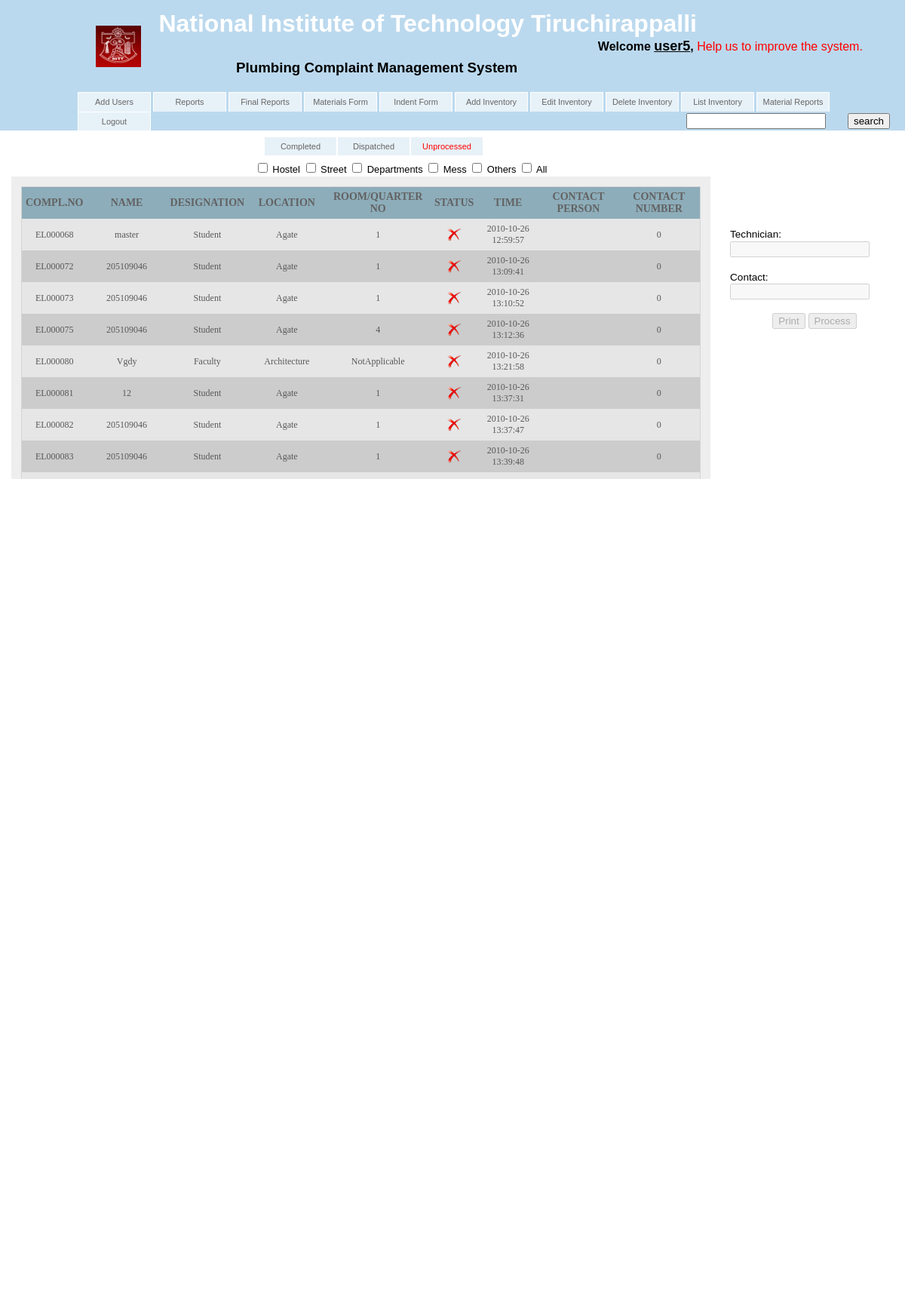
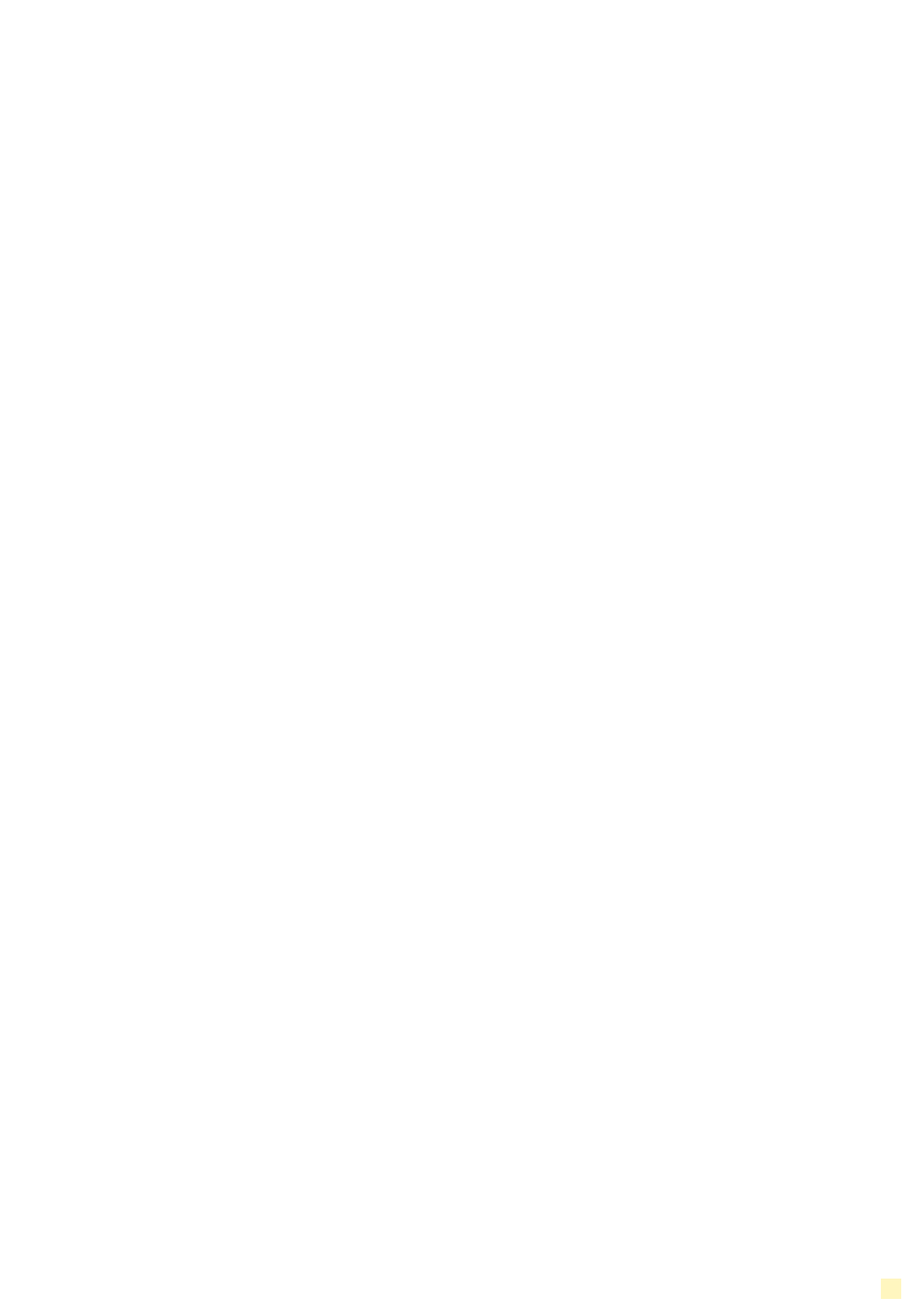
The page /proj/unprocessed.php (signed in) on the database its author committed (2 pictures, top to bottom).
### tables this page shows
CREATE TABLE IF NOT EXISTS `complaints` (
  `username` varchar(100) NOT NULL,
  `id` bigint(20) unsigned NOT NULL auto_increment,
  `name` varchar(50) NOT NULL,
  `designation` varchar(50) NOT NULL,
  `location` varchar(50) NOT NULL,
  `description` tinyint(4) NOT NULL,
  `time` timestamp NOT NULL default CURRENT_TIMESTAMP,
  `processed` tinyint(1) NOT NULL default '0',
  `area` tinyint(2) NOT NULL,
  `department` varchar(50) NOT NULL,
  `room` varchar(50) NOT NULL,
  `timing` tinyint(3) unsigned NOT NULL,
  `availablefrom` varchar(1000) NOT NULL,
  `availableto` varchar(1000) NOT NULL,
  `contact` varchar(20) NOT NULL,
  `email` varchar(50) NOT NULL,
  `contactPerson` varchar(100) NOT NULL,
  `contactNumber` varchar(255) NOT NULL,
  `descText` mediumtext NOT NULL,
  `finishedTime` text NOT NULL,
  `dispatchedTime` text NOT NULL,
  PRIMARY KEY  (`id`)
);

### proj/unprocessed.php (the view, shortened to what this page needs)
<?php
require_once('conn.php');
?>
<?php
		$sql="Select Count(*) from complaints";
		if(1)
		{
			$sql="Select id,name,designation,location,description,processed,area,time, contactPerson, contactNumber, room,availablefrom,availableto,contact from complaints ";
			$status="and";
			$sql.="where ( 1=1 ";
			$status.=" processed=0";
			if ($status=="and")
			$sql.=") ";
			else
			$sql.=$status.") ";
			$sql.=" and (1=1 ";
			$loc="and";
			if ($loc=="and")
			$sql.=") ";
			else
			$sql.=$loc.") ";
			$sql.=" order by time ASC ";
		}
		else
		$sql="Select id,name,designation,location,description,processed,area,time, contactPerson, contactNumber, room,timing,availablefrom,availableto,contact from complaints where processed=0";
		$result=mysql_query($sql,$conn);
?>
<?php require_once('header.php') ?>
<div id="menu" >
  <ul id="nav1">
  <?php
  echo '<a href="completed.php"><center>Completed</center></a><a href="dispatched.php"><center>Dispatched</center></a><a href="unprocessed.php"><center><font color=red>Unprocessed</font></center></a>';
   ?>
   </ul>
 </div>
<br>
<form name="form1" method="post" onsubmit="return validate() && getTime()">
	<div id="content">
            <input type="checkbox" onclick="this.form.submit();" name="loc1" id="loc1"  <?php if (isset($_POST['loc1'])) echo "checked" ?> <?php if (isset($_POST['allloc'])) echo "checked disabled" ?>/>
            <label for="loc1">Hostel</label>
            <input type="checkbox" onclick="this.form.submit();" name="loc2" id="loc2" <?php if (isset($_POST['loc2'])) echo "checked" ?> <?php if (isset($_POST['allloc'])) echo "checked disabled" ?>/>
            <label for="loc2">Street</label>
            <input type="checkbox" onclick="this.form.submit();" name="loc3" id="loc3" <?php if (isset($_POST['loc3'])) echo "checked" ?> <?php if (isset($_POST['allloc'])) echo "checked disabled" ?>/>
            <label for="loc3">Departments</label>
            <input type="checkbox" onclick="this.form.submit();" name="loc4" id="loc4" <?php if (isset($_POST['loc4'])) echo "checked" ?> <?php if (isset($_POST['allloc'])) echo "checked disabled" ?>/>
            <label for="loc4">Mess</label>
            <input type="checkbox" onclick="this.form.submit();" name="loc5" id="loc5" <?php if (isset($_POST['loc5'])) echo "checked" ?> <?php if (isset($_POST['allloc'])) echo "checked disabled" ?>/>
            <label for="loc5">Others</label>
            <input type="checkbox" name="allloc" id="allloc" <?php if (isset($_POST['allloc'])) echo "checked" ?> onclick="chkclick(this,'loc'); this.form.submit();"/>
            <label for="allloc">All</label>
    <div id="n1right">
<table align="center" width="80%" id="table1">
<tr>
<th>Compl.No</th>
<th>Name</th>
<th>Designation</th>
<th>Location</th>
<th>Room/Quarter No</th>
<th>Status</th>
<th>Time</th>
<th>Contact Person</th>
<th>Contact Number</th>
</tr>
<?php
	$i = 0;
	while($row=mysql_fetch_array($result))
	{
?>
<tr <?php if($i%2) { ?> style="background:#CCCCCC" <?php } else { ?> <?php }?> onmouseover="rowover(this,'<?php echo $i ?>','<?php echo $row['time']?>','<?php echo $row['contact']?>')" onmouseout="rowout(this,'<?php if($i%2) echo '#CCCCCC'; else echo '#e6e6e6'; ?>','<?php echo $row['id'] ?>')" <?php if($row['processed']!='2') {?>onclick="rowclick(this,'<?php echo $row['id']?>')"<?php } ?>>
<td align="center"><?php echo "EL".str_pad($row['id'],6,"0",STR_PAD_LEFT) ?></td>
<td align="center"><?php echo $row['name'] ?></td>
<td align="center"><?php echo $row['designation'] ?></td>
<td align="center"><?php echo $row['location'] ?></td>
<td align="center"><?php echo $row['room'] ?></td>
<td align="center"><?php
$src1="images/unprocessed.png";
		if ($row['processed']=='1')
		echo "<image src='dispatched.jpeg'></img>";
		else if($row['processed']=='2')
		echo "<image src='finished.jpeg'></img> ";
		else
		echo "<img src='$src1'height='20' width='20' border='0'alt='' alt='' />";
 ?></td>
<td align="center"><?php echo $row['time'] ?></td>
<td align="center"><?php echo $row['contactPerson'] ?></td>
<td align="center"><?php echo $row['contactNumber'] ?></td>
</tr>
<?php
$i++;
}
?>
</table><br />
</div>
</div>
<div  class="box" id="left">
<div id = "incharge" style="margin-left:8px;"><br />
<br /><br />Technician:<?php echo '&nbsp&nbsp&nbsp&nbsp&nbsp&nbsp&nbsp&nbsp&nbsp&nbsp&nbsp'; ?><input disabled = "true" type = 'text' id = 'inchargeName' name = 'inchargeName' />
<br /><br />Contact:<?php echo '&nbsp&nbsp&nbsp&nbsp&nbsp&nbsp&nbsp&nbsp&nbsp&nbsp&nbsp&nbsp&nbsp&nbsp&nbsp'; ?><input disabled = "true" type = 'text' id = 'inchargeContact' name = 'inchargeContact' />
<br /><br />
</div>
<div id="printDisplay" align="center" >
<input type="submit" name="print" disabled = "true" id = "printBtn" value="Print" />
<input type="submit" name="process" id = "processedBtn" disabled = "true" value="Process" onClick="return validate1()" />
</div>
<div class="box" id="optiondiv" style="position:fixed; right:5px; max-width:200px; bottom:-2px;">
	</div>
</div>
</form>
<form name="formSearch" method="post">
<input style="position:absolute;top:150px;right:105px;" type="input" id = "searchText" name="process3" />
<input style="position:absolute;top:150px;right:20px;" type="submit" id = "searchBtn" name="nm" value="search" />
</form>
</body>
</html>

### proj/style/style.css (style rules this page uses)
html,body { margin:0;padding:0 }
body { font: 85%/1.3 TrebuchetMS,Arial,sans-serif; text-align: left;background: #fff;padding-bottom:20px }
a { color: #0066B3; background: inherit; text-decoration: none; }
div#header h1,div#menu { width:1000px;margin:0 auto;text-align:left }
ul#nav1,ul#nav1 li { list-style-type:none;margin:0 250px 8px ;padding:0 }
ul#nav1 { font-size: 81% }
ul#nav1 a { float:left;width: 95px;padding: 5px 0;background: #E7F1F8;text-decoration:none;color: #666; border-top : 1px solid #fff; border-left : 1px solid #fff; border-right : 1px solid #fff; }
#n1right { float: left; width: 77%; max-height: 375px; overflow-y: scroll; overflow-x: scroll; padding: 1em; margin-bottom: 1.2em; background: #eee; text-align: justify; }
#left { float: right; width: 20%; margin: 0 0 10px 0; }
#left .box { padding: 1em; margin: 0 0 1em 0; background : #FFF6BF; }
#content { font: 95%/1.3 TrebuchetMS,Arial,sans-serif; margin: 0 auto; padding: 15px; background: #fff; }
ul { padding: 0; margin: 0; }
#table1 { width:auto; border : 1px solid #D4D4D4; border-top : 1px solid #D4D4D4; border-bottom : 1px solid #D4D4D4; border-collapse : collapse; }
#table1 th { padding : 5px 5px; background:#8DADBA; font-family:verdana; font-size : 14px; text-transform : uppercase; text-align : center; color : #626262; }
#table1 td { padding : 0 5px; }
#table1 tbody td, tbody th { padding : 6px; }
#table1 tbody tr { background-color: #E6E6E6; font-family:verdana; font-size : 12px; text-transform : none; text-align : left; color : #585858; }

### rows shown on the page
complaints: id "000068", name "master", designation "Student", location "Agate", room "1", processed 0 (drawn), time "2010-10-26 12:59:57", contactNumber "0"
complaints: id "000072", name "205109046", designation "Student", location "Agate", room "1", processed 0 (drawn), time "2010-10-26 13:09:41", contactNumber "0"
complaints: id "000073", name "205109046", designation "Student", location "Agate", room "1", processed 0 (drawn), time "2010-10-26 13:10:52", contactNumber "0"
complaints: id "000075", name "205109046", designation "Student", location "Agate", room "4", processed 0 (drawn), time "2010-10-26 13:12:36", contactNumber "0"
complaints: id "000080", name "Vgdy", designation "Faculty", location "Architecture", room "NotApplicable", processed 0 (drawn), time "2010-10-26 13:21:58", contactNumber "0"
complaints: id "000081", name "12", designation "Student", location "Agate", room "1", processed 0 (drawn), time "2010-10-26 13:37:31", contactNumber "0"
complaints: id "000082", name "205109046", designation "Student", location "Agate", room "1", processed 0 (drawn), time "2010-10-26 13:37:47", contactNumber "0"
complaints: id "000083", name "205109046", designation "Student", location "Agate", room "1", processed 0 (drawn), time "2010-10-26 13:39:48", contactNumber "0"

### other values the page prints
$user "user5"
